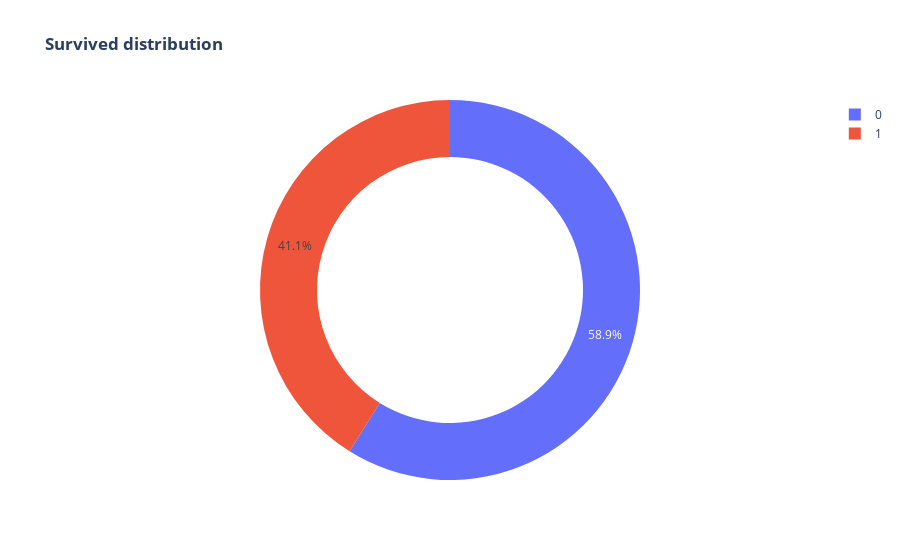

Source (notebook cell):
### Code cell
fig = px.pie(df, names='Survived',
       title='<b>Survived distribution </b>',
       color_discrete_map={0:'blue',
                           1:'red'},
       category_orders={'Survived':['1','0']},
       hole = 0.7
       )
fig.show()

### Figure 1 — Plotly figure (JSON) as saved in the notebook; plotly's stock layout.template omitted (floating-point values rounded to 4 significant figures; data arrays with more than 128 entries replaced by an {"elided": "..."} marker saying what was removed)
{"data": [{"direction": "clockwise", "domain": {"x": [0, 1], "y": [0, 1]}, "hole": 0.7, "hovertemplate": "Survived=%{label}<extra></extra>", "labels": {"elided": "773 int values"}, "legendgroup": "", "name": "", "showlegend": true, "sort": false, "type": "pie"}], "layout": {"legend": {"tracegroupgap": 0}, "title": {"text": "<b>Survived distribution </b>"}}}
